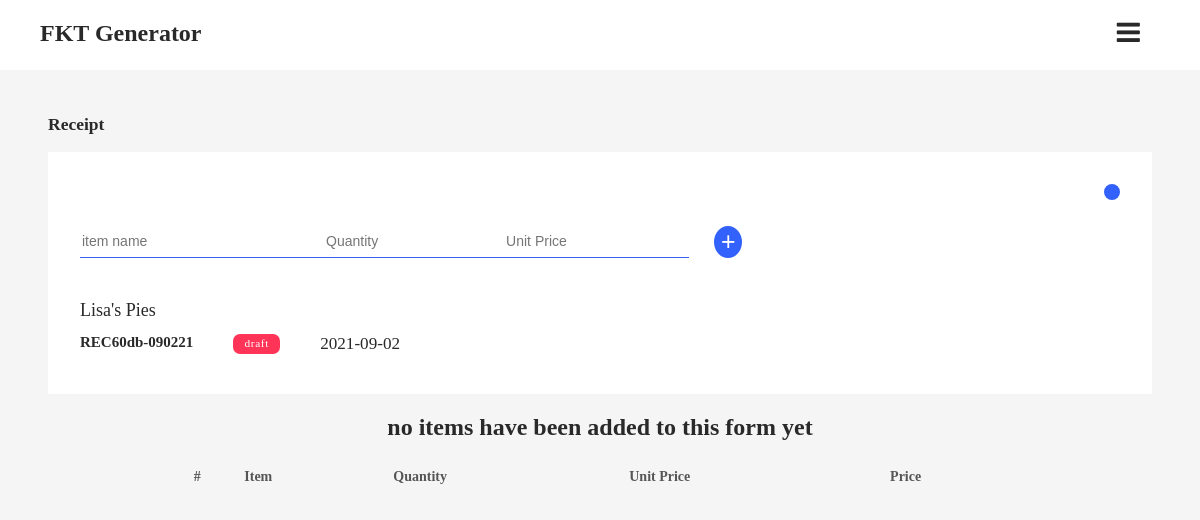
The page /form_viewer/2 on the database as committed earlier.
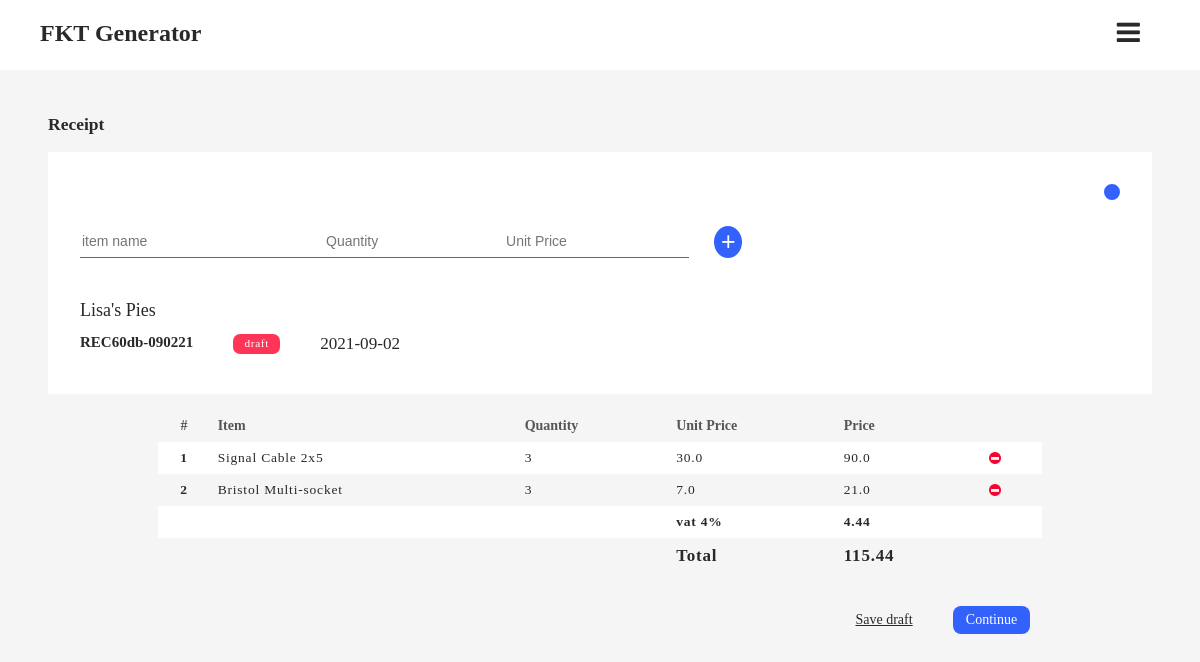
The same page on the database as committed later.
### recapp/models.py (models this page shows, shortened)
class Ticket(db.Model):
    id = db.Column(db.Integer, primary_key=True)
    pseudo_id = db.Column(db.String, unique=True, nullable=False)
    belongs_to = db.Column(db.String, nullable=False)
    form_type = db.Column(db.String, nullable=False)
    status = db.Column(db.String, nullable=False)
    subtotal = db.Column(db.Float, nullable=False, default=0.00)
    vat = db.Column(db.Float, nullable=False, default=0.00)
    total_sum = db.Column(db.Float, nullable=False, default=0.00)
    no_items = db.Column(db.Integer, nullable=False, default=0)
    issuance_date = db.Column(
        db.DateTime, nullable=False, default=datetime.utcnow())
    items = db.relationship('Storage', backref='pocket', lazy=True)

class Storage(db.Model):
    id = db.Column(db.Integer, primary_key=True)
    item_name = db.Column(db.String, nullable=False)
    item_quantity = db.Column(db.Integer, nullable=False)
    unit_price = db.Column(db.Float, nullable=False)
    total_price = db.Column(db.Float, nullable=False)
    ticket_link = db.Column(
        db.Integer, db.ForeignKey('ticket.id'), nullable=False)

### recapp/routes.py (the view, shortened to what this page needs)
@app.route("/form_viewer/<int:ticket_id>", methods=['GET', 'POST'])
def form_viewer(ticket_id):
    call_for_view = Ticket.query.filter_by(id=ticket_id).first()
    form = Generator()
    resources = Storage.query.filter_by(
        ticket_link=ticket_id).all()
    return render_template('viewer.html', viewer=call_for_view, title=f'{call_for_view.pseudo_id}', resources=resources, form=form, count=0)

### recapp/forms.py
class Generator(FlaskForm):
    item_name = StringField(validators=[DataRequired()])
    item_quantity = IntegerField(validators=[DataRequired()])
    unit_price = FloatField(validators=[DataRequired()])
    add = SubmitField('+')

### recapp/templates/viewer.html (shortened to what this page needs)
{% extends 'origin.html' %}
    {% block content %}
    <main role="main">
        <div class="container">
            <div class="form-type">
            {% if viewer.form_type == 'REC' %}
                <h3>Receipt</h3>
            {% else %}
                <h3>Quotation</h3>
            {% endif %}
            </div>
            <div class="plaque half-radius for-form">
                <div>
                    <li id="form-dropdown">
                        <a href="#" class="caret" id="caret">
                        </a>
                    </li>
                </div>
                <div class="form editor">
                    <form action="" class="" method="POST">
                        <div class="generator">
                            {{ form.item_name(class='top-off', id="item-name", placeholder='item name') }}
                            {{ form.item_quantity(class='top-off', id="item-quantity", placeholder='Quantity') }}
                            {{ form.unit_price(class='top-off', id="unit_price", placeholder='Unit Price') }}
                            {{ form.add(class='btn-round') }}
                        </div>
                    </form>
                </div>
                <div class="meta">
                        <div class="form-owner">
                            <p>{{ viewer.belongs_to }}</p>
                        </div>
                        <div class="meta-meta">
                            <div class="form-id">
                                <h2>{{ viewer.pseudo_id }}</h2>
                            </div>
                            <div class="status {{ viewer.status }}">
                                <small>{{ viewer.status }}</small>
                            </div>
                            <div class="date">
                                <small>{{ viewer.issuance_date.date() }}</small>
                            </div>
                        </div>
                    </div>
                </div>
                <table class="main-table">
                  <tr class="heads">
                      <th id="num-col">#</th>
                      <th>Item</th>
                      <th>Quantity</th>
                      <th>Unit Price</th>
                      <th>Price</th>
                  </tr>
                  {% if resources %}
                    {% for item in resources %}
                      <tr>
                          <td id="num-col">{{ resources.index(item) + 1 }}</td>
                          <td>{{item.item_name}}</td>
                          <td>{{item.item_quantity}}</td>
                          <td>{{item.unit_price}}</td>
                          <td>{{item.total_price}}</td>
                          <td><a href="{{url_for('delete_item', item_id=item.id)}}"><img src="/static/media/del.png" class="del" =""></a></td>
                      </tr>
                    {% endfor %}
                    <tr id="vat">
                          <td></td>
                          <td></td>
                          <td></td>
                          <td>vat 4%</td>
                          <td>{{viewer.vat}}</td>
                          <td></td>
                      </tr>
                      <tr id="total">
                          <td></td>
                          <td></td>
                          <td></td>
                          <td>Total</td>
                          <td>{{viewer.total_sum}}</td>
                          <td></td>
                      </tr>
                {% else %}
                    <h2 style="text-align: center;">no items have been added to this form yet</h2>
                {% endif %}
                </table>
                {% if resources %}
                    <div class="btn-group">
                           <a type="submit" href="{{ url_for( 'draftify', ticket_pseudo_id=viewer.pseudo_id) }}" class="btn btn-sec">Save draft</a>
                            <a class="btn btn-prime" href="{{url_for('complete_form', ticket_id=viewer.id) }}">Continue</a>
                      </div>
                {% endif %}
                    </div>
    </main>
{% endblock %}

Rows that differ between the two databases and show on the page:
changed Ticket "Lisa's Pies": vat (not shown) → "4.44"; total_sum (not shown) → "115.44"
added Storage: resources "1", item_name "Signal Cable 2x5", item_quantity "3", unit_price "30.0", total_price "90.0"
added Storage: resources.index(item)+1 "2", item_name "Bristol Multi-socket", item_quantity "3", unit_price "7.0", total_price "21.0"
Other text that changed with them:
text no longer shown: "no items have been added to this form yet"
text now shown: "vat 4% Total Save draft Continue"
